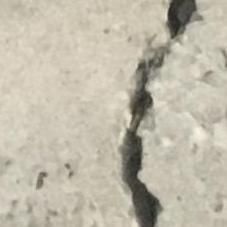
#> input picture 00406.jpg, 227 x 227 px
$ jupyter execute imfilter_fspecial.ipynb
#> lines starting #> are read from the running program, lines starting #| are printed output that depends on the picture
# fspecial("average") - Apply the mean (average) filter:

[cell 1]
import cv2
from matplotlib import pyplot as plt

# Load the image
image = cv2.imread('../00406.jpg')
#> image is the input picture: shape (227, 227, 3); mean B, G, R 169.9, 186.2, 192.3

# Define the kernel size (hsize)
kernel_size = (3, 3)  # Adjust as needed

# Apply the mean (average) filter
blurred_image = cv2.blur(image, kernel_size)

# Display or save the filtered image
plt.subplot(1, 2, 1)
plt.imshow(cv2.cvtColor(image, cv2.COLOR_BGR2RGB))

plt.subplot(1, 2, 2)
plt.imshow(cv2.cvtColor(blurred_image, cv2.COLOR_BGR2RGB))
plt.show()
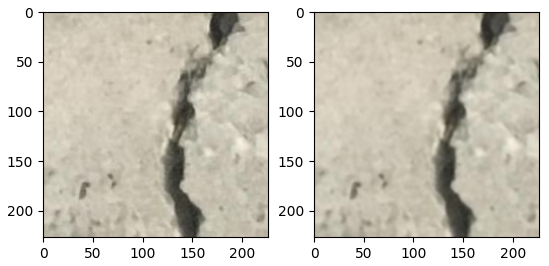
#> figure drawn by matplotlib, 2 panels

# fspecial("disk"):

[cell 2]
import cv2
from matplotlib import pyplot as plt
import numpy as np

# Load the image
image = cv2.imread('../00406.jpg')

# Define the radius of the disk filter
radius = 5  # Adjust as needed

# Create a circular kernel
kernel_size = 2 * radius + 1
kernel = np.zeros((kernel_size, kernel_size), np.uint8)
center = (radius, radius)

for i in range(kernel_size):
    for j in range(kernel_size):
        if (i - center[0]) ** 2 + (j - center[1]) ** 2 <= radius ** 2:
            kernel[i, j] = 1

# Normalize the kernel to ensure the sum is 1
kernel = kernel / np.sum(kernel)

# Apply the disk filter using convolution
filtered_image = cv2.filter2D(image, -1, kernel)
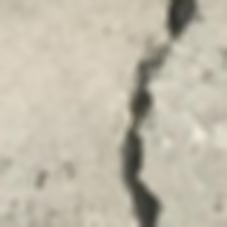
#> filtered_image: shape (227, 227, 3); mean B, G, R 169.9, 186.2, 192.3

# Display or save the filtered image
plt.subplot(1, 2, 1)
plt.imshow(cv2.cvtColor(image, cv2.COLOR_BGR2RGB))

plt.subplot(1, 2, 2)
plt.imshow(cv2.cvtColor(filtered_image, cv2.COLOR_BGR2RGB))
plt.show()
